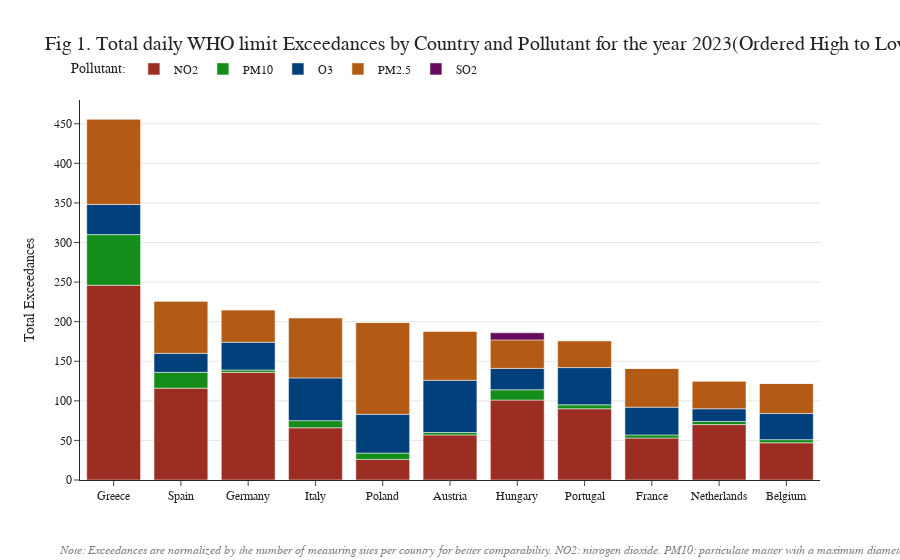

Here is the notebook cell this chart was saved with:
### Code cell
# Define consistent colors for pollutants
pollutant_colors = ['#9b2d23', '#158d1a', '#00407a', '#b35b14', '#660c5f']

  # Customize the colors if needed

# Create the stacked bar plot
fig = px.bar(
    exceedance_melted,
    x="country",
    y="exceedances",
    color="pollutant",
    title="Fig 1. Total WHO limit Exceedances by Country and Pollutant (Ordered High to Low)",
    labels={"exceedances": "Total Exceedances", "country": "Country"},
    template="simple_white",
    color_discrete_sequence=pollutant_colors  # Ensure consistent color sequence
)

# Add horizontal grid lines back
fig.update_layout(
    yaxis=dict(showgrid=True),
    legend_title=dict(text='Pollutant:', font=dict(family="Arial")),
    legend=dict(
        itemclick="toggle",  # Dim other items when a legend item is clicked
        itemdoubleclick="toggleothers",  # Toggle visibility of others
        orientation="h",  # Horizontal layout for the legend
        yanchor="top",  # Anchor the legend to the bottom
        y=1.12,  # Position the legend below the title
        xanchor="left",  # Center the legend horizontally
        x=-0.015  # Align to the center of the plot
    ),
    title=dict(text="Fig 1. Total daily WHO limit Exceedances by Country and Pollutant for the year 2023(Ordered High to Low)", font=dict(family="Arial", size=20)),
    xaxis_title=dict(text="", font=dict(family="Arial", size=14)),
    yaxis_title=dict(text="Total Exceedances", font=dict(family="Arial", size=14)),
    font=dict(family="Arial"),  # Set font for all text elements
    # plot_bgcolor='#dcdcdc',  # Set the plot background color to a light gray
    # paper_bgcolor='#dcdcdc',  # Set the outer background color to a slightly darker gray
)

# Add bottom text (annotation)
fig.add_annotation(
    text="<i>Note: Exceedances are normalized by the number of measuring sites per country for better comparability. NO2: nitrogen dioxide. PM10: particulate matter with a maximum diameter of 10 micrometers. <br>O3: ozone. PM2.5: particulate matter with a maximum diameter of 2.5 micrometers. SO2: sulfur dioxide",
    xref="paper", yref="paper",  # Reference to the entire figure
    x=-0.03, y=-0.25,  # Centered horizontally and positioned below the plot
    showarrow=False,
    font=dict(family="Arial", size=12, color="gray"),
    align="left"
)

fig.show()

### Figure 1 — Plotly figure (JSON) as saved in the notebook; plotly's stock layout.template omitted (floating-point values rounded to 4 significant figures)
{"data": [{"alignmentgroup": "True", "hovertemplate": "pollutant=NO2<br>Country=%{x}<br>Total Exceedances=%{y}<extra></extra>", "legendgroup": "NO2", "marker": {"color": "#9b2d23", "pattern": {"shape": ""}}, "name": "NO2", "offsetgroup": "NO2", "orientation": "v", "showlegend": true, "textposition": "auto", "type": "bar", "x": ["Greece", "Spain", "Germany", "Italy", "Poland", "Austria", "Hungary", "Portugal", "France", "Netherlands", "Belgium"], "xaxis": "x", "y": [246, 116, 136, 66, 26, 57, 101, 90, 53, 70, 47], "yaxis": "y"}, {"alignmentgroup": "True", "hovertemplate": "pollutant=PM10<br>Country=%{x}<br>Total Exceedances=%{y}<extra></extra>", "legendgroup": "PM10", "marker": {"color": "#158d1a", "pattern": {"shape": ""}}, "name": "PM10", "offsetgroup": "PM10", "orientation": "v", "showlegend": true, "textposition": "auto", "type": "bar", "x": ["Greece", "Spain", "Germany", "Italy", "Poland", "Austria", "Hungary", "Portugal", "France", "Netherlands", "Belgium"], "xaxis": "x", "y": [64, 20, 3, 9, 8, 3, 13, 5, 4, 4, 4], "yaxis": "y"}, {"alignmentgroup": "True", "hovertemplate": "pollutant=O3<br>Country=%{x}<br>Total Exceedances=%{y}<extra></extra>", "legendgroup": "O3", "marker": {"color": "#00407a", "pattern": {"shape": ""}}, "name": "O3", "offsetgroup": "O3", "orientation": "v", "showlegend": true, "textposition": "auto", "type": "bar", "x": ["Greece", "Spain", "Germany", "Italy", "Poland", "Austria", "Hungary", "Portugal", "France", "Netherlands", "Belgium"], "xaxis": "x", "y": [38, 24, 35, 54, 49, 66, 27, 47, 35, 16, 33], "yaxis": "y"}, {"alignmentgroup": "True", "hovertemplate": "pollutant=PM2.5<br>Country=%{x}<br>Total Exceedances=%{y}<extra></extra>", "legendgroup": "PM2.5", "marker": {"color": "#b35b14", "pattern": {"shape": ""}}, "name": "PM2.5", "offsetgroup": "PM2.5", "orientation": "v", "showlegend": true, "textposition": "auto", "type": "bar", "x": ["Greece", "Spain", "Germany", "Italy", "Poland", "Austria", "Hungary", "Portugal", "France", "Netherlands", "Belgium"], "xaxis": "x", "y": [108, 66, 41, 76, 116, 62, 36, 34, 49, 35, 38], "yaxis": "y"}, {"alignmentgroup": "True", "hovertemplate": "pollutant=SO2<br>Country=%{x}<br>Total Exceedances=%{y}<extra></extra>", "legendgroup": "SO2", "marker": {"color": "#660c5f", "pattern": {"shape": ""}}, "name": "SO2", "offsetgroup": "SO2", "orientation": "v", "showlegend": true, "textposition": "auto", "type": "bar", "x": ["Greece", "Spain", "Germany", "Italy", "Poland", "Austria", "Hungary", "Portugal", "France", "Netherlands", "Belgium"], "xaxis": "x", "y": [0, 0, 0, 0, 0, 0, 9, 0, 0, 0, 0], "yaxis": "y"}], "layout": {"annotations": [{"align": "left", "font": {"color": "gray", "family": "Arial", "size": 12}, "showarrow": false, "text": "<i>Note: Exceedances are normalized by the number of measuring sites per country for better comparability. NO2: nitrogen dioxide. PM10: particulate matter with a maximum diameter of 10 micrometers. <br>O3: ozone. PM2.5: particulate matter with a maximum diameter of 2.5 micrometers. SO2: sulfur dioxide", "x": -0.03, "xref": "paper", "y": -0.25, "yref": "paper"}], "barmode": "relative", "font": {"family": "Arial"}, "legend": {"itemclick": "toggle", "itemdoubleclick": "toggleothers", "orientation": "h", "title": {"font": {"family": "Arial"}, "text": "Pollutant:"}, "tracegroupgap": 0, "x": -0.015, "xanchor": "left", "y": 1.12, "yanchor": "top"}, "title": {"font": {"family": "Arial", "size": 20}, "text": "Fig 1. Total daily WHO limit Exceedances by Country and Pollutant for the year 2023(Ordered High to Low)"}, "xaxis": {"anchor": "y", "domain": [0, 1], "title": {"font": {"family": "Arial", "size": 14}, "text": ""}}, "yaxis": {"anchor": "x", "domain": [0, 1], "showgrid": true, "title": {"font": {"family": "Arial", "size": 14}, "text": "Total Exceedances"}}}}
